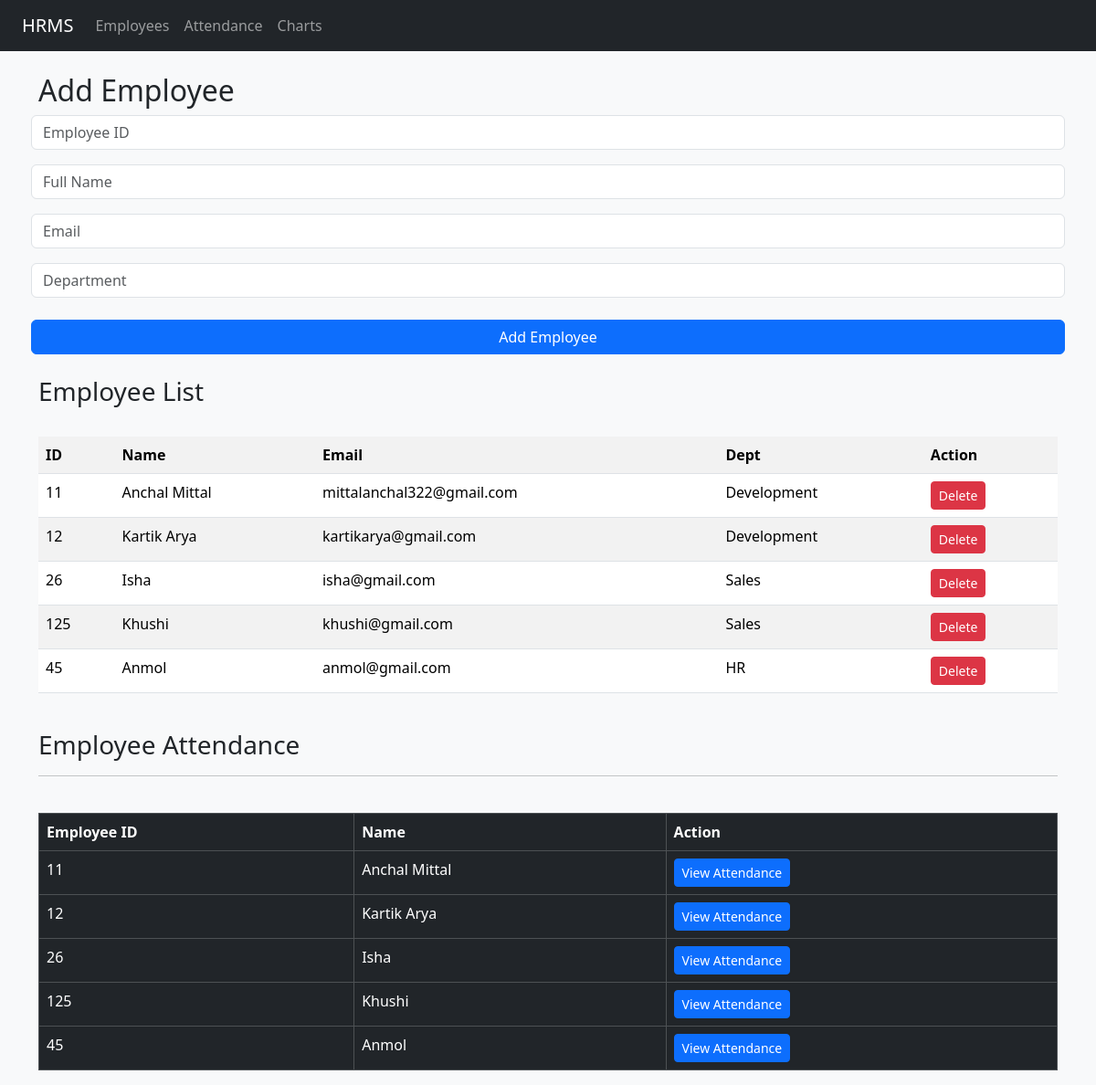
/employees/, run on the app's committed database.
### employees/models.py (models this page shows, shortened)
class Employee(models.Model):
    employee_id = models.CharField(max_length=20, unique=True)
    full_name = models.CharField(max_length=100)
    email = models.EmailField(unique=True)
    department = models.CharField(max_length=50)

### employees/views.py (the view, shortened to what this page needs)
# urls.py: path('', employee_page, name='employee_list'),
def employee_page(request):
    employees = Employee.objects.all()
    return render (request, 'employees.html', {'employees' : employees})

### templates/employees.html (shortened to what this page needs)
{% extends 'base.html' %}
{% block content %}
<h2>Add Employee</h2>
<form method="POST" class="row g-3 mb-4">
    <input class="form-control" name="employee_id" placeholder="Employee ID" required>
    <input class="form-control" name="full_name" placeholder="Full Name" required>
    <input class="form-control" name="email" placeholder="Email" required>
    <input class="form-control" name="department" placeholder="Department" required>
    <button class="btn btn-primary mt-4">Add Employee</button>
</form>
<h3>Employee List</h3>
<br>
{% if employees %}
<table class="table table-striped">
    <tr>
        <th>ID</th><th>Name</th><th>Email</th><th>Dept</th><th>Action</th>
    </tr>
    {% for emp in employees %}
    <tr>
        <td>{{ emp.employee_id }}</td>
        <td>{{ emp.full_name }}</td>
        <td>{{ emp.email }}</td>
        <td>{{ emp.department }}</td>
        <td>
            <a href="/employees/delete/{{ emp.employee_id }}/" class="btn btn-danger btn-sm">Delete</a>
        </td>
    </tr>
    {% endfor %}
</table>
{% else %}
<p class="text-muted">No employees found.</p>
{% endif %}
<br>
<h3>Employee Attendance</h3>
<hr>
<br>
<table class="table table-bordered table-dark">
    <thead>
        <tr>
            <th>Employee ID</th>
            <th>Name</th>
            <th>Action</th>
        </tr>
    </thead>
    <tbody>
        {% for emp in employees %}
        <tr>
            <td>{{ emp.employee_id }}</td>
            <td>{{ emp.full_name }}</td>
            <td>
                <a href="{% url 'attendance:employee_attendance' emp.employee_id %}"
                   class="btn btn-sm btn-primary">
                    View Attendance
                </a>
            </td>
        </tr>
        {% endfor %}
    </tbody>
</table>
{% endblock %}

### templates/base.html (shortened to what this page needs)
<!DOCTYPE html>
<html>
<head>
    <link href="https://cdn.jsdelivr.net/npm/bootstrap@5.3.2/dist/css/bootstrap.min.css" rel="stylesheet">
    <link rel="stylesheet" href="/static/css/style.css">
</head>
<body>
<nav class="navbar navbar-expand-lg navbar-dark bg-dark px-4">
  <a class="navbar-brand" href="/">HRMS</a>
  <div class="navbar-nav">
    <a class="nav-link" href="{% url 'employees:employee_list' %}">Employees</a>
    <a class="nav-link" href="{% url 'attendance:mark_attendance' %}">Attendance</a>
    <a class="nav-link" href="{% url 'attendance:attendance_chart' %}">Charts</a>
  </div>
</nav>
<div class="container mt-4">
    {% block content %}{% endblock %}
</div>
</body>
</html>

### static/css/style.css (style rules this page uses)
body { background-color: #f8f9fa; }

### data on the page
Employee: employee_id "11", full_name "Anchal Mittal", email "mittalanchal322@gmail.com", department "Development"
Employee: employee_id "12", full_name "Kartik Arya", email "kartikarya@gmail.com", department "Development"
Employee: employee_id "26", full_name "Isha", email "isha@gmail.com", department "Sales"
Employee: employee_id "125", full_name "Khushi", email "khushi@gmail.com", department "Sales"
Employee: employee_id "45", full_name "Anmol", email "anmol@gmail.com", department "HR"
